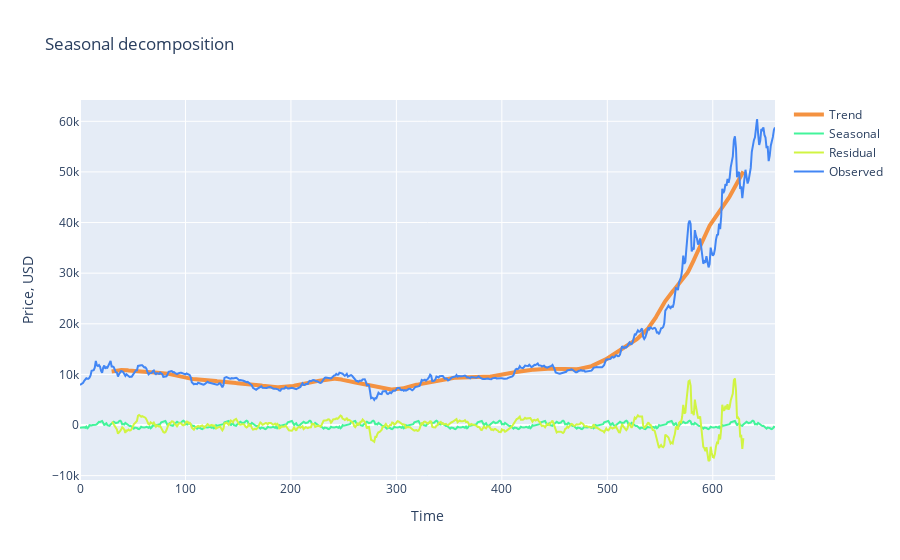

The notebook cell saved with this chart:
### Code cell
trace1 = go.Scatter(x = np.arange(0, len(s.trend), 1),y = s.trend,mode = 'lines',name = 'Trend',
    line = dict(color = ('rgb(244, 146, 65)'), width = 4))
trace2 = go.Scatter(x = np.arange(0, len(s.seasonal), 1),y = s.seasonal,mode = 'lines',name = 'Seasonal',
    line = dict(color = ('rgb(66, 244, 155)'), width = 2))

trace3 = go.Scatter(x = np.arange(0, len(s.resid), 1),y = s.resid,mode = 'lines',name = 'Residual',
    line = dict(color = ('rgb(209, 244, 66)'), width = 2))

trace4 = go.Scatter(x = np.arange(0, len(s.observed), 1),y = s.observed,mode = 'lines',name = 'Observed',
    line = dict(color = ('rgb(66, 134, 244)'), width = 2))

data = [trace1, trace2, trace3, trace4]
layout = dict(title = 'Seasonal decomposition', xaxis = dict(title = 'Time'), yaxis = dict(title = 'Price, USD'))
fig = dict(data=data, layout=layout)
py.iplot(fig, filename='seasonal_decomposition')

### Figure 1 — Plotly figure (JSON) as saved in the notebook; plotly's stock layout.template omitted (floating-point values rounded to 4 significant figures; data arrays with more than 128 entries replaced by an {"elided": "..."} marker saying what was removed)
{"data": [{"line": {"color": "rgb(244, 146, 65)", "width": 4}, "mode": "lines", "name": "Trend", "type": "scatter", "x": {"elided": "660 int values"}, "y": {"elided": "660 float values"}}, {"line": {"color": "rgb(66, 244, 155)", "width": 2}, "mode": "lines", "name": "Seasonal", "type": "scatter", "x": {"elided": "660 int values"}, "y": {"elided": "660 float values"}}, {"line": {"color": "rgb(209, 244, 66)", "width": 2}, "mode": "lines", "name": "Residual", "type": "scatter", "x": {"elided": "660 int values"}, "y": {"elided": "660 float values"}}, {"line": {"color": "rgb(66, 134, 244)", "width": 2}, "mode": "lines", "name": "Observed", "type": "scatter", "x": {"elided": "660 int values"}, "y": {"elided": "660 float values"}}], "layout": {"autosize": true, "title": {"text": "Seasonal decomposition"}, "xaxis": {"autorange": true, "range": [0, 659], "title": {"text": "Time"}, "type": "linear"}, "yaxis": {"autorange": true, "range": [-10860.0, 64210.0], "title": {"text": "Price, USD"}, "type": "linear"}}}
